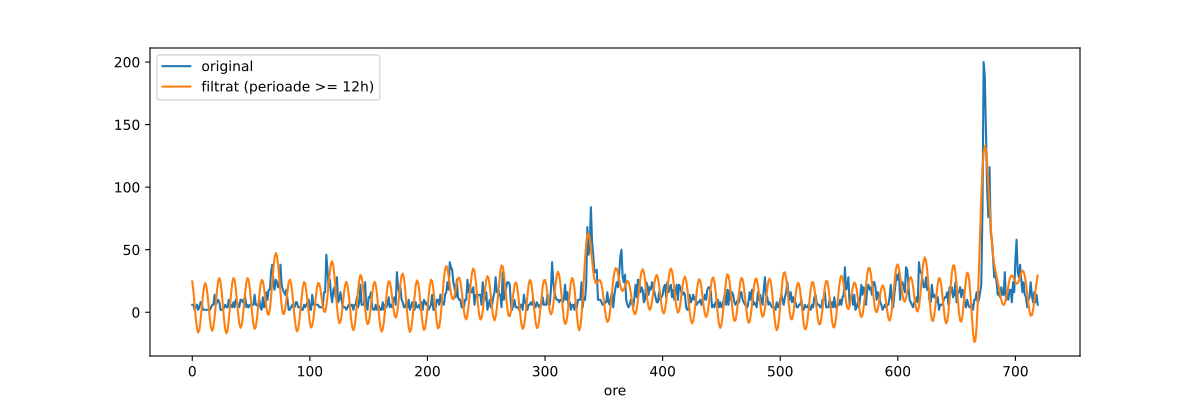

Reproduce this figure in Python.
import numpy as np
import matplotlib.pyplot as plt

x = np.genfromtxt('./lab5/Train.csv', delimiter=',', skip_header=1, usecols=2)
N = len(x)
Fs = 1 / 3600

# Alegerea frecventei de taiere:
# Din ex1f, componentele dominante sunt trendul,
# ciclul saptamanal si ciclul zilnic (1 / 86400 Hz).
# Pastram tot ce are perioada >= 12 ore (fc = 1 / (12 * 3600) Hz)
# Ce e peste fc este zgomot
fc = 1 / (12 * 3600)

X = np.fft.fft(x)
f = np.fft.fftfreq(N, d=1/Fs)  

X_filtrat = X.copy()
X_filtrat[np.abs(f) > fc] = 0 

x_filtrat = np.real(np.fft.ifft(X_filtrat))


start, L = 1000, 24 * 30
plt.figure(figsize=(12, 4))
plt.plot(x[start:start + L], label='original')
plt.plot(x_filtrat[start:start + L], label='filtrat (perioade >= 12h)')
plt.xlabel('ore')
plt.legend()
plt.savefig("./lab5/ex1i.pdf")
plt.show()
